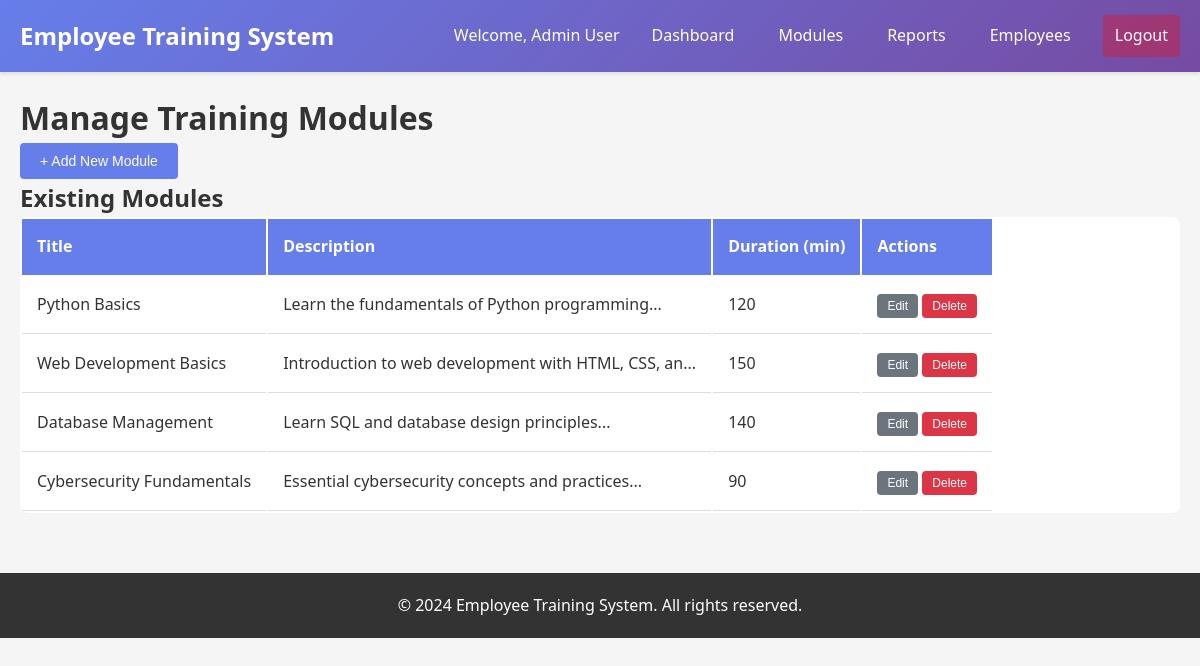
/admin/modules (signed in), run on the app's committed database.
### app.py (models this page shows)
class User(UserMixin, db.Model):
    id = db.Column(db.Integer, primary_key=True)
    username = db.Column(db.String(80), unique=True, nullable=False)
    password = db.Column(db.String(255), nullable=False)
    full_name = db.Column(db.String(120), nullable=False)
    email = db.Column(db.String(120))
    is_admin = db.Column(db.Boolean, default=False)
    department = db.Column(db.String(100))
    created_at = db.Column(db.DateTime, default=datetime.utcnow)
    enrollments = db.relationship('Enrollment', backref='user', lazy=True)
    quiz_attempts = db.relationship('QuizAttempt', backref='user', lazy=True)
    certificates = db.relationship('Certificate', backref='user', lazy=True)

class TrainingModule(db.Model):
    id = db.Column(db.Integer, primary_key=True)
    title = db.Column(db.String(200), nullable=False)
    description = db.Column(db.Text)
    content = db.Column(db.Text)
    duration_minutes = db.Column(db.Integer)
    created_at = db.Column(db.DateTime, default=datetime.utcnow)
    enrollments = db.relationship('Enrollment', backref='module', lazy=True)
    quiz = db.relationship('Quiz', backref='module', uselist=False)

### app.py (the view)
@app.route('/admin/modules')
@admin_required
def manage_modules():
    modules = TrainingModule.query.all()
    return render_template('manage_modules.html', modules=modules)

### app.py (called while the page is built)
@login_manager.user_loader
def load_user(user_id):
    return User.query.get(int(user_id))

def admin_required(f):
    @wraps(f)
    def decorated_function(*args, **kwargs):
        if not current_user.is_authenticated or not current_user.is_admin:
            return redirect(url_for('login'))
        return f(*args, **kwargs)
    return decorated_function

### templates/manage_modules.html (shortened to what this page needs)
{% extends "base.html" %}
{% block content %}
<div class="manage-container">
    <h1>Manage Training Modules</h1>
    <button id="addModuleBtn" class="btn btn-primary">+ Add New Module</button>
    <div class="modules-section">
        <h2>Existing Modules</h2>
        {% if modules %}
        <div class="modules-table">
            <table>
                <thead>
                    <tr>
                        <th>Title</th>
                        <th>Description</th>
                        <th>Duration (min)</th>
                        <th>Actions</th>
                    </tr>
                </thead>
                <tbody>
                    {% for module in modules %}
                    <tr>
                        <td>{{ module.title }}</td>
                        <td>{{ module.description[:50] }}...</td>
                        <td>{{ module.duration_minutes }}</td>
                        <td>
                            <button class="btn btn-sm btn-secondary" onclick="editModule({{ module.id }})">Edit</button>
                            <button class="btn btn-sm btn-danger" onclick="deleteModule({{ module.id }})">Delete</button>
                        </td>
                    </tr>
                    {% endfor %}
                </tbody>
            </table>
        </div>
        {% else %}
        <p class="no-data">No modules created yet.</p>
        {% endif %}
    </div>
</div>
{% endblock %}

### templates/base.html (shortened to what this page needs)
<!DOCTYPE html>
<html lang="en">
<head>
    <link rel="stylesheet" href="{{ url_for('static', filename='css/style.css') }}">
</head>
<body>
    <nav class="navbar">
        <div class="navbar-container">
            <div class="logo">Employee Training System</div>
            {% if current_user.is_authenticated %}
            <div class="nav-user">
                <span>Welcome, {{ current_user.full_name }}</span>
                {% if current_user.is_admin %}
                <a href="{{ url_for('admin_dashboard') }}" class="nav-link">Dashboard</a>
                <a href="{{ url_for('manage_modules') }}" class="nav-link">Modules</a>
                <a href="{{ url_for('reports') }}" class="nav-link">Reports</a>
                <a href="{{ url_for('manage_employees') }}" class="nav-link">Employees</a>
                {% else %}
                <a href="{{ url_for('employee_dashboard') }}" class="nav-link">Dashboard</a>
                {% endif %}
                <a href="{{ url_for('logout') }}" class="nav-link logout">Logout</a>
            </div>
            {% endif %}
        </div>
    </nav>
    <div class="container">
        {% block content %}{% endblock %}
    </div>
    <footer>
        <p>&copy; 2024 Employee Training System. All rights reserved.</p>
    </footer>
</body>
</html>

### static/css/style.css (style rules this page uses)
* { margin: 0; padding: 0; box-sizing: border-box; }
body { font-family: 'Segoe UI', Tahoma, Geneva, Verdana, sans-serif; background-color: #f5f5f5; color: #333; line-height: 1.6; }
.container { max-width: 1200px; margin: 0 auto; padding: 20px; }
.navbar { background: linear-gradient(135deg, #667eea 0%, #764ba2 100%); color: white; padding: 0; box-shadow: 0 2px 4px rgba(0,0,0,0.1); position: sticky; top: 0; z-index: 1000; }
.navbar-container { max-width: 1200px; margin: 0 auto; padding: 15px 20px; display: flex; justify-content: space-between; align-items: center; }
.logo { font-size: 24px; font-weight: bold; }
.nav-user { display: flex; gap: 20px; align-items: center; }
.nav-link { color: white; text-decoration: none; padding: 8px 12px; border-radius: 4px; transition: background 0.3s; }
.nav-link.logout { background: rgba(255,0,0,0.3); }
.btn { display: inline-block; padding: 10px 20px; border: none; border-radius: 4px; cursor: pointer; text-decoration: none; font-size: 14px; transition: all 0.3s; }
.btn-primary { background: #667eea; color: white; }
.btn-secondary { background: #6c757d; color: white; }
.btn-danger { background: #dc3545; color: white; }
.btn-sm { padding: 5px 10px; font-size: 12px; }
.modules-table, .employees-table, .report-table { width: 100%; border-collapse: collapse; background: white; border-radius: 8px; overflow: hidden; }
.modules-table th, .employees-table th, .report-table th { background: #667eea; color: white; padding: 15px; text-align: left; }
.modules-table td, .employees-table td, .report-table td { padding: 15px; border-bottom: 1px solid #ddd; }
footer { background: #333; color: white; text-align: center; padding: 20px; margin-top: 40px; }

### data on the page
User: full_name "Admin User"
TrainingModule: title "Python Basics", description "Learn the fundamentals of Python programming", duration_minutes "120"
TrainingModule: title "Web Development Basics", description "Introduction to web development with HTML, CSS, an", duration_minutes "150"
TrainingModule: title "Database Management", description "Learn SQL and database design principles", duration_minutes "140"
TrainingModule: title "Cybersecurity Fundamentals", description "Essential cybersecurity concepts and practices", duration_minutes "90"
